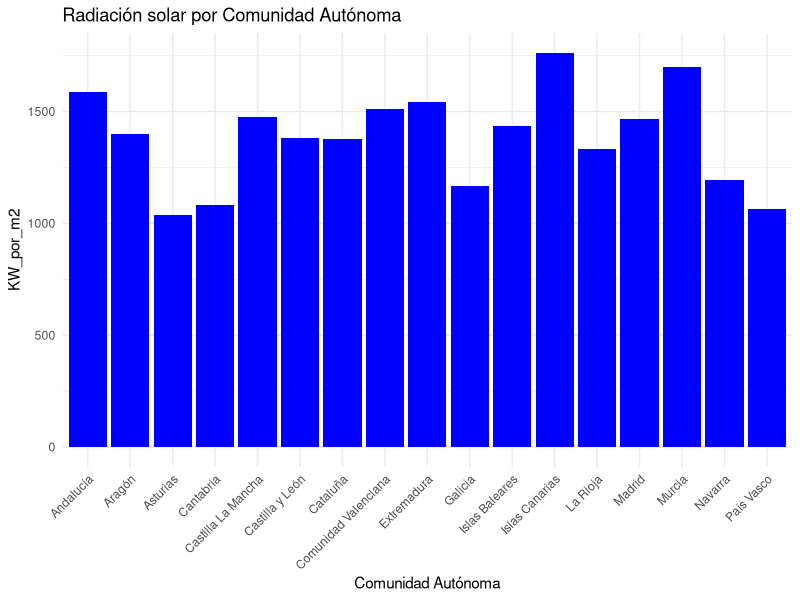

Write the R code that produced this figure.
# ESTRUCTURACIÓN DE LOS DATOS DE RADIACIÓN SOLAR EN CSV

library(readr)
library(tidyverse)

Radiacion_solar <- read_delim(file = "INPUT/DATA/Radiacion_solar csv.csv",
                           delim = ";", escape_double = FALSE, trim_ws = TRUE)

Radiacion_solar

str(Radiacion_solar)
summary(Radiacion_solar)
view(Radiacion_solar)


datosrad <- Radiacion_solar %>%
  mutate(
    Comunidad = case_when(
      
      Localidad %in% c("ALMERIA", "CADIZ", "CORDOBA", "GRANADA", "HUELVA", "JAEN", "MALAGA", "SEVILLA") ~ "Andalucía",
      Localidad %in% c("HUESCA", "ZARAGOZA", "TERUEL") ~ "Aragón",
      Localidad %in% c("ASTURIAS") ~ "Asturias",
      Localidad %in% c("CANTABRIA") ~ "Cantabria",
      Localidad %in% c("TOLEDO", "CIUDAD REAL", "GUADALAJARA", "CUENCA", "ALBACETE") ~ "Castilla La Mancha",
      Localidad %in% c("LEON", "ZAMORA", "SALAMANCA", "PALENCIA", "VALLADOLID", "AVILA", "BURGOS", "SORIA", "SEGOVIA") ~ "Castilla y León",
      Localidad %in% c("LERIDA", "GERONA", "BARCELONA", "TARRAGONA") ~ "Cataluña",
      Localidad %in% c("CASTELLON", "VALENCIA", "ALICANTE") ~ "Comunidad Valenciana",
      Localidad %in% c("CACERES", "BADAJOZ") ~ "Extremadura",
      Localidad %in% c("LUGO", "ORENSE", "PONTEVEDRA", "LA CORUÑA") ~ "Galicia",
      Localidad %in% c("BALEARES") ~ "Islas Baleares",
      Localidad %in% c("ST.C.TENERIFE", "LAS PALMAS") ~ "Islas Canarias",
      Localidad %in% c("LA RIOJA") ~ "La Rioja",
      Localidad %in% c("MADRID") ~ "Madrid",
      Localidad %in% c("MURCIA") ~ "Murcia",
      Localidad %in% c("NAVARRA") ~ "Navarra",
      Localidad %in% c("ALAVA", "VIZCAYA", "GUIPUZCOA") ~ "País Vasco",
      
      TRUE ~ NA_character_
    ))%>%
  
  #uso filter porque no vamos a trabajar con los datos de ceuta y melilla, y como no se han agregado a ninguna comunidad figuran como null
  filter(!is.na(Comunidad))

print(datosrad)


#hago la media de la cantidad de radiación solar en KW/m2. Los demás datos no se tienen en cuenta
mediarad <- datosrad %>%
  group_by(Comunidad) %>%
  summarise(KW_por_m2 = mean(KW_por_m2))

print(mediarad)

#convierto los datos a df
datos_radiacion_solar <- data.frame(
  c(mediarad)
)

print(datos_radiacion_solar)


# gráfico
grafico_radiacion_solar <- ggplot(data = datos_radiacion_solar, aes(x = Comunidad, y = KW_por_m2)) +
  geom_bar(stat = "identity", fill = "blue") +
  labs(
    title = "Radiación solar por Comunidad Autónoma",
    x = "Comunidad Autónoma",
    y = "KW_por_m2"
  ) +
  theme_minimal() +
  theme(axis.text.x = element_text(angle = 45, hjust = 1))

grafico_radiacion_solar
